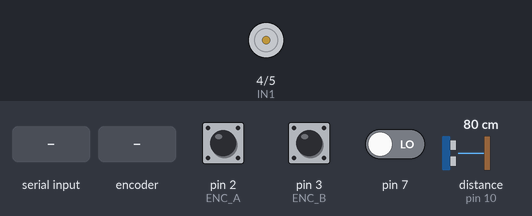
Bench run of a sketch on a simulated Arduino Uno, built with avr-gcc and run on an emulated ATmega328P. On the bench: motor-driver pin pairs drawn as motors (green arrow = first pin HIGH = forward, orange = second pin HIGH = backward, longer = more drive, scaled by the enable pin). Wiring (inferred from the names in the program): ultrasonic range finder: trigger pin 9; echo pin 10. Inputs (shaded band) come from the test bench; at power-on: distance to the obstacle (sensor on pin 10) 80 cm, pin 2 (ENC_A) HIGH, pin 3 (ENC_B) HIGH, pin 7 LOW. The echo pulse lasts 58.3 µs per cm; what the sketch prints to the serial monitor is not drawn.

Above: at 1.2 s.
1.3 s: "F\n" received over Serial
At 1.4 s:
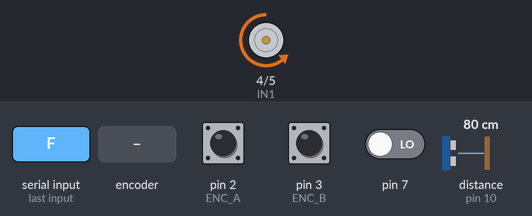
4.3 s: rotary encoder on pin 2 (ENC_A) / pin 3 (ENC_B) turned 1 step (first pin leading)
7.3 s: "R\n" received over Serial
At 7.8 s:
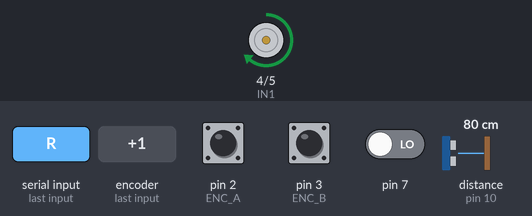
10.3 s: rotary encoder on pin 2 (ENC_A) / pin 3 (ENC_B) turned 3 steps (first pin leading)
13.3 s: distance to the obstacle (sensor on pin 10) set to 2 cm
Timing chart, 0 to 17.3 s (numbered marks = the images above; inputs shaded):
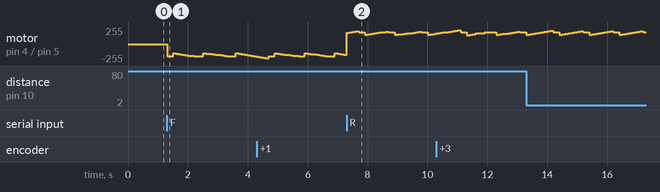

The sketch:

arduino_uno_conveyor.ino
```cpp
/*
  arduino_uno_conveyor.ino - conveyor controller, talks to the digital twin over USB serial
  (counterpart of serial_bridge.py).

  Board:     Arduino UNO.  Library: "PID" (PID_v1) by Brett Beauregard.
  Motor:     DC motor + KY-040-style encoder (CLK on ENC_A) + XY-15AS driver.
  Sensor:    HC-SR04 (optional, see ULTRASONIC).

  Motor control is the validated standalone sketch (same pins, same IN1/IN2 polarity, same
  encoder filter, same PID gains/limits, same 0-100 % -> 0-200 RPM speed mapping, same default
  setpoint). Only the telemetry format (JSON instead of CSV) and a few extra commands are new.

  Serial: 115200 baud (9600 is too slow for 10 JSON lines/s). In the Arduino IDE Serial Monitor
  pick 115200 and "Newline", then type e.g.  V50  and  F  exactly like with the old sketch.

  Commands (one per line):
    F | R | S                        forward / reverse / stop
    V<0..100>                         speed setpoint, % of MAX_RPM
    P<float> | I<float> | D<float>   Kp / Ki / Kd
    H                                 keep-alive sent by the PC app every second

  Safety: the failsafe (stop if no command for FAILSAFE_MS) only arms after the first H, i.e.
  when the PC app is driving it - manual testing from the Serial Monitor behaves like before.

  Telemetry, one JSON line every 100 ms:
    {"rpm":-12.0,"setpoint":100.0,"output":120,"dir":"F","speed_pct":50,"distance_cm":58.5,"obj_speed_cm_s":0.0}
  NOTE: the encoder is single channel, so the sign of rpm comes from the commanded direction.
  distance_cm = -1 means no object in range; obj_speed_cm_s > 0 means approaching the sensor.
*/
#include <PID_v1.h>

// ── pins (same as the validated sketch) ───────────────────────────────
#define ENC_A 2                               // KY-040 CLK (interrupt)
#define ENC_B 3                               // KY-040 DT (not used by the RPM method)
#define TRIG  9                               // HC-SR04
#define ECHO  10                              // HC-SR04
#define IN1   4                               // XY-15AS
#define IN2   5                               // XY-15AS
#define ENA   6                               // XY-15AS PWM
#define ULTRASONIC 1                          // 0 if the HC-SR04 is not wired

// ── conveyor ───────────────────────────────────────────────────────────
const float PPR = 20.0;                       // 60e6 / PPR = 3,000,000 as in the old sketch
const float MAX_RPM = 300.0;                  // V100 -> 300 RPM; must match config.py
const float MAX_RPM_PHYSICAL = 350.0;         // RPM estimates above this are glitches (must be > MAX_RPM;
                                              // the 8 ms ISR lockout caps readings at 375 anyway)
const unsigned long SAMPLE_MS = 100;
const unsigned long FAILSAFE_MS = 3000;

// ── start-up kick (static friction) ─────────────────────────────────────
// From standstill the PID's minimum output (40) can't break the belt loose, so the belt sat still
// while the integral wound up, then lurched. Instead: full-ish PWM for KICK_MS, then the PID takes
// over starting from RUN_START_PWM. If the belt stalls again (no pulse for 400 ms) it re-kicks.
const int KICK_PWM = 180;
const unsigned long KICK_MS = 150;
const int RUN_START_PWM = 70;                 // tune: lowest PWM that keeps the belt moving once started
const unsigned long REKICK_MS = 1000;         // min time between kicks

// ── encoder: pulse-interval buffer ───────────────────────────────────────
#define NUM_INTERVALS 4
const unsigned long MIN_INTERVAL_US = 8000;   // lockout between accepted pulses (375 RPM max)
const unsigned long MIN_HIGH_US = 1500;       // a falling edge only counts if the line was HIGH this long
                                              // before it (rejects chatter; half-period at 300 RPM = 5 ms)
const unsigned long STOP_TIMEOUT_US = 400000; // no pulse for this long = stopped
volatile unsigned long intervalBuf[NUM_INTERVALS] = {0, 0, 0, 0};
volatile byte intervalIdx = 0;
volatile unsigned long lastPulseTime = 0;
volatile unsigned long lastEdgeTime = 0;
volatile unsigned int rawEdges = 0;           // every falling edge seen (diagnostic)
volatile unsigned int acceptedPulses = 0;     // falling edges that passed the filters (diagnostic)
float rpmFiltered = 0;

// CHANGE interrupt: rising edges only restart the HIGH timer; a falling edge is a pulse only if
// the line was stably HIGH before it. Chatter while a slot edge passes slowly (or PWM noise) makes
// short HIGH blips, which the old FALLING + 8 ms lockout counted as extra pulses -> RPM read too high.
void encoderISR() {
  unsigned long now = micros();
  bool high = PIND & _BV(PD2);                // = digitalRead(ENC_A) on the UNO, ~30x faster (keeps the ISR
                                              // short so a noisy encoder line can't starve the serial RX)
  unsigned long held = now - lastEdgeTime;
  lastEdgeTime = now;
  if (high) return;
  rawEdges++;
  if (held < MIN_HIGH_US) return;

  unsigned long dt = now - lastPulseTime;
  if (dt <= MIN_INTERVAL_US) return;
  lastPulseTime = now;
  acceptedPulses++;
  if (dt > STOP_TIMEOUT_US) return;           // first pulse after standstill: no valid interval yet
  intervalBuf[intervalIdx] = dt;
  intervalIdx = (intervalIdx + 1) % NUM_INTERVALS;
}

char dirCmd = 'S';
bool motorOn = false;
float speedPct = 50;                          // 50 % = 100 RPM, the old sketch's default setpoint
double kp = 0.4, ki = 0.5, kd = 0.0;
double setpoint = 0, input = 0, output = 0;
PID pid(&input, &output, &setpoint, kp, ki, kd, DIRECT);

#if ULTRASONIC
// The app converts distance -> belt position (config.ULTRASONIC); here we only report a clean distance.
const float US_MIN_CM = 2.0;                  // HC-SR04 blind zone
const float US_MAX_CM = 80.0;                 // beyond the far end of the belt (68 cm + 6 cm offset) = no object
const unsigned long US_TIMEOUT_US = 6000;     // echo time for ~100 cm; also bounds how long pulseIn blocks
const byte US_MAX_MISSES = 3;                 // keep the last reading through this many bad echoes
const float US_MAX_STEP_CM = 6.0;             // > max belt travel in 100 ms (~4 cm): a bigger jump = new object
float distanceCm = -1, lastDistanceCm = -1, objSpeedCmS = 0;   // -1 = no object in range
byte usMisses = 0;
#endif

unsigned long lastSample = 0, lastRx = 0;
bool hostLinked = false;                      // true once the PC app has sent a keep-alive
bool kicking = false;
unsigned long kickStart = 0;

void driveForward() {                         // same polarity as the validated sketch
  digitalWrite(IN2, HIGH);
  digitalWrite(IN1, LOW);
  dirCmd = 'F';
  motorOn = true;
  pid.SetMode(AUTOMATIC);
}

void driveReverse() {
  digitalWrite(IN2, LOW);
  digitalWrite(IN1, HIGH);
  dirCmd = 'R';
  motorOn = true;
  pid.SetMode(AUTOMATIC);
}

void stopMotor() {
  digitalWrite(IN1, LOW);
  digitalWrite(IN2, LOW);
  dirCmd = 'S';
  motorOn = false;
  pid.SetMode(MANUAL);
  output = 0;
  analogWrite(ENA, 0);
  rpmFiltered = 0;
  kicking = false;
  kickStart = millis() - REKICK_MS;           // next start kicks immediately
}

#if ULTRASONIC
void readUltrasonic() {
  digitalWrite(TRIG, LOW);
  delayMicroseconds(2);
  digitalWrite(TRIG, HIGH);
  delayMicroseconds(10);
  digitalWrite(TRIG, LOW);

  long duration = pulseIn(ECHO, HIGH, US_TIMEOUT_US);
  float d = duration * 0.034 / 2.0;
  if (duration > 0 && d >= US_MIN_CM && d <= US_MAX_CM) {
    distanceCm = d;
    usMisses = 0;
  } else if (++usMisses >= US_MAX_MISSES) {  // a single lost echo keeps the last value; several = gone
    usMisses = US_MAX_MISSES;
    distanceCm = -1;
  }

  // Object speed, positive = approaching the sensor (signed, so it also works in reverse).
  if (lastDistanceCm > 0 && distanceCm > 0 && fabs(lastDistanceCm - distanceCm) <= US_MAX_STEP_CM) {
    float v = (lastDistanceCm - distanceCm) / 0.1;
    objSpeedCmS = 0.3 * v + 0.7 * objSpeedCmS;
  } else {
    objSpeedCmS = 0.0;
  }
  lastDistanceCm = distanceCm;
}
#endif

// One complete line, e.g. "V50" or "P0.4". A value that doesn't parse is ignored instead of becoming
// 0 (Serial.parseFloat() returned 0 on a lost/garbled byte, and blocked the loop up to 1 s meanwhile).
void handleLine(char *line) {
  char *end;
  double val = strtod(line + 1, &end);
  bool hasVal = end != line + 1 && *end == '\0';
  switch (line[0]) {
    case 'F': driveForward(); break;
    case 'R': driveReverse(); break;
    case 'S': stopMotor(); break;
    case 'V': if (hasVal) speedPct = constrain(val, 0, 100); break;
    case 'P': if (hasVal && val >= 0) { kp = val; pid.SetTunings(kp, ki, kd); } break;
    case 'I': if (hasVal && val >= 0) { ki = val; pid.SetTunings(kp, ki, kd); } break;
    case 'D': if (hasVal && val >= 0) { kd = val; pid.SetTunings(kp, ki, kd); } break;
    case 'H': hostLinked = true; break;
  }
}

char rxBuf[16];
byte rxLen = 0;
bool rxOverflow = false;

void setup() {
  Serial.begin(115200);
  pinMode(ENC_A, INPUT_PULLUP);
  pinMode(ENC_B, INPUT_PULLUP);
  pinMode(TRIG, OUTPUT);
  pinMode(ECHO, INPUT);
  pinMode(IN1, OUTPUT);
  pinMode(IN2, OUTPUT);
  pinMode(ENA, OUTPUT);

  attachInterrupt(digitalPinToInterrupt(ENC_A), encoderISR, CHANGE);

  pid.SetMode(MANUAL);
  pid.SetOutputLimits(40, 255);
  stopMotor();

  lastSample = lastRx = millis();
}

void loop() {
  // ---- commands (non-blocking: collect a line, run it on '\n') ----
  while (Serial.available() > 0) {
    char c = Serial.read();
    if (c == '\n' || c == '\r') {
      if (rxLen > 0 && !rxOverflow) {
        rxBuf[rxLen] = '\0';
        lastRx = millis();
        handleLine(rxBuf);
      }
      rxLen = 0;
      rxOverflow = false;
    } else if (c != ' ') {
      if (rxLen < sizeof(rxBuf) - 1) rxBuf[rxLen++] = c;
      else rxOverflow = true;
    }
  }

  // ---- failsafe (only while the PC app is in charge) ----
  if (hostLinked && motorOn && millis() - lastRx > FAILSAFE_MS) {
    stopMotor();
    hostLinked = false;
  }

  if (millis() - lastSample < SAMPLE_MS) return;
  lastSample = millis();

#if ULTRASONIC
  readUltrasonic();
#endif

  // ---- RPM from the pulse-interval buffer ----
  noInterrupts();
  unsigned long sumIntervals = 0;
  int validSamples = 0;
  for (int i = 0; i < NUM_INTERVALS; i++) {
    if (intervalBuf[i] > 0) { sumIntervals += intervalBuf[i]; validSamples++; }
  }
  unsigned long sinceLastPulse = micros() - lastPulseTime;
  unsigned int edges = rawEdges, pulses = acceptedPulses;
  rawEdges = acceptedPulses = 0;
  interrupts();

  float rpmInstant = 0.0;
  if (sinceLastPulse > STOP_TIMEOUT_US) {
    noInterrupts();
    for (int i = 0; i < NUM_INTERVALS; i++) intervalBuf[i] = 0;
    interrupts();
  } else if (validSamples > 0) {
    float calc = (60.0e6 / PPR) / (sumIntervals / validSamples);
    rpmInstant = (calc <= MAX_RPM_PHYSICAL) ? calc : rpmFiltered;
  }

  // Plain EMA. The old "deadband" compared 0.2*(instant - filtered) against 2.5, i.e. it froze the
  // reading until the real speed moved >12.5 RPM away, then jumped - and the PID integrated meanwhile.
  rpmFiltered = 0.2 * rpmInstant + 0.8 * rpmFiltered;

  // ---- PID + motor (same structure as the validated sketch) ----
  setpoint = MAX_RPM * speedPct / 100.0;
  if (motorOn) {
    input = rpmFiltered;
    bool stalled = sinceLastPulse > STOP_TIMEOUT_US;
    if (kicking && millis() - kickStart >= KICK_MS) {   // kick over: hand over to the PID
      kicking = false;
      output = RUN_START_PWM;
      pid.SetMode(MANUAL);
      pid.SetMode(AUTOMATIC);                           // re-initialises the PID's integral from output
    }
    if (!kicking && stalled && millis() - kickStart >= REKICK_MS) {
      kicking = true;
      kickStart = millis();
    }
    if (kicking) output = KICK_PWM;
    else pid.Compute();
    analogWrite(ENA, (int)output);
  } else {
    output = 0;
    analogWrite(ENA, 0);
  }

  // ---- telemetry ----
  int sign = dirCmd == 'R' ? -1 : 1;
  Serial.print(F("{\"rpm\":"));
  Serial.print(sign * rpmFiltered, 1);
  Serial.print(F(",\"setpoint\":"));
  Serial.print(motorOn ? sign * setpoint : 0.0, 1);
  Serial.print(F(",\"output\":"));
  Serial.print((int)output);
  Serial.print(F(",\"dir\":\""));
  Serial.print(dirCmd);
  Serial.print(F("\",\"speed_pct\":"));
  Serial.print(speedPct, 0);
  Serial.print(F(",\"edges\":"));             // diagnostic: falling edges seen this sample
  Serial.print(edges);
  Serial.print(F(",\"pulses\":"));            // diagnostic: edges accepted as encoder pulses
  Serial.print(pulses);
  Serial.print(F(",\"kp\":"));                // diagnostic: gains the board is actually using
  Serial.print(kp, 2);
  Serial.print(F(",\"ki\":"));
  Serial.print(ki, 2);
  Serial.print(F(",\"kd\":"));
  Serial.print(kd, 2);
#if ULTRASONIC
  Serial.print(F(",\"distance_cm\":"));
  Serial.print(distanceCm, 1);
  Serial.print(F(",\"obj_speed_cm_s\":"));
  Serial.print(objSpeedCmS, 1);
#endif
  Serial.println(F("}"));
}
```
